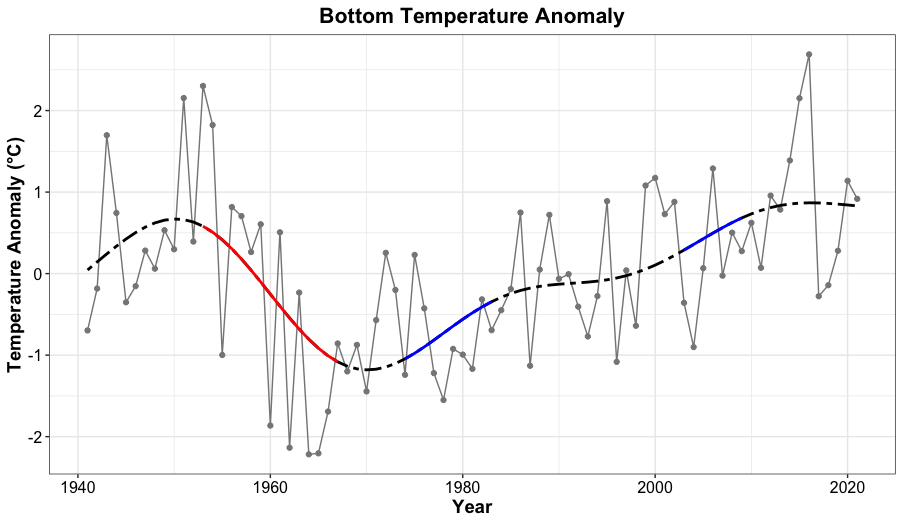

Reproduce this figure in R.
#####load required functions
#  You will need to download the functions from here https://gist.github.com/gavinsimpson/e73f011fdaaab4bb5a30

setwd("~/Desktop/NYB Indicators/Deriv")
source("Deriv.R")
library(mgcv)
library(ggplot2)
#library(mgcViz)


#######Load the datasets
setwd("~/Desktop/NYB Indicators/Final_timeseries")
BT<-read.csv("BT_insitu_Nov_23_2021.csv", header = TRUE)
BT

# Your final time series is (hopefully) a dataframe with a column for the year 
# and a column for whatever the data variable is.  Here I give an example using 
# Hudson river mean flow data where one column is year and the other is flowrate

# Creat a GAM - adjust k and remember to check model
mod<- gam(Val ~ s(Year, k=7), data = BT)
summary(mod) #check out model
gam.check(mod)

pdata <- with(BT, data.frame(Year = Year))
p2_mod <- predict(mod, newdata = pdata,  type = "terms", se.fit = TRUE)
intercept = 2.467162e-17 # look at p2_mod and extract the intercept
pdata <- transform(pdata, p2_mod = p2_mod$fit[,1], se2 = p2_mod$se.fit[,1])

#  Now that we have the model prediction, the next step is to calculate the first derivative
#  Then determine which increases and decreases are significant
Term = "Year"
mod.d <- Deriv(mod, n=81) # n is the number of years
mod.dci <- confint(mod.d, term = Term)
mod.dsig <- signifD(pdata$p2_mod, d = mod.d[[Term]]$deriv,
                    +                    mod.dci[[Term]]$upper, mod.dci[[Term]]$lower)

# Take a quick look to make sure it appears ok before final plotting
plot(Val ~ Year, data = BT)
lines(Val ~ Year, data = BT)
lines(p2_mod+intercept ~ Year, data = pdata, type = "n")
lines(p2_mod+intercept ~ Year, data = pdata)
lines(unlist(mod.dsig$incr)+intercept ~ Year, data = pdata, col = "blue", lwd = 3)
lines(unlist(mod.dsig$decr)+intercept ~ Year, data = pdata, col = "red", lwd = 3)

linearMod<- lm(Val ~ Year, data=BT)
summary(linearMod)

ggplot() + 
  geom_line(data = BT, aes(x = Year, y = Val), color = 'grey53') +
  geom_point(data = BT, aes(x = Year, y = Val), color = 'gray53') + 
  #geom_smooth(data = BT, aes(x = Year, y = Val), method = lm, se = FALSE, color = 'black') + 
  geom_line(data=pdata, aes(x = Year, y = p2_mod+intercept), se = FALSE, color = 'black', linetype = 'twodash', size = 1) + 
  geom_line(data = pdata, aes(y = unlist(mod.dsig$incr)+intercept, x = Year), color = "blue", size = 1) + 
  geom_line(data = pdata, aes(y = unlist(mod.dsig$decr)+intercept, x = Year), color = 'red', size = 1) + 
  theme_bw() +
  labs (y = "Temperature Anomaly (\u00B0C)", x = 'Year', title = 'Bottom Temperature Anomaly') + 
  theme(plot.title=element_text(size = 16,face = 'bold',hjust = 0.5), axis.title=element_text(size = 14, face = 'bold'), axis.text= element_text(color = 'black', size = 12))
